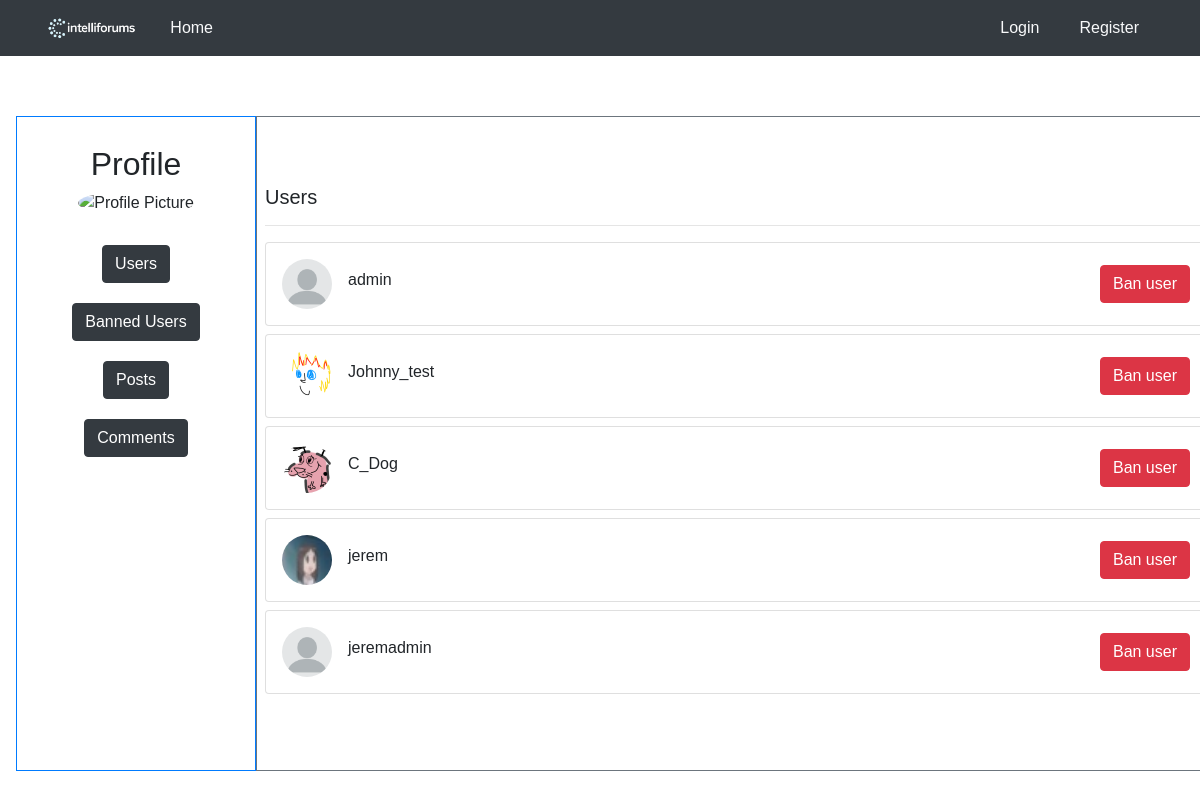
The page /adminpanel/ on the database as committed earlier.
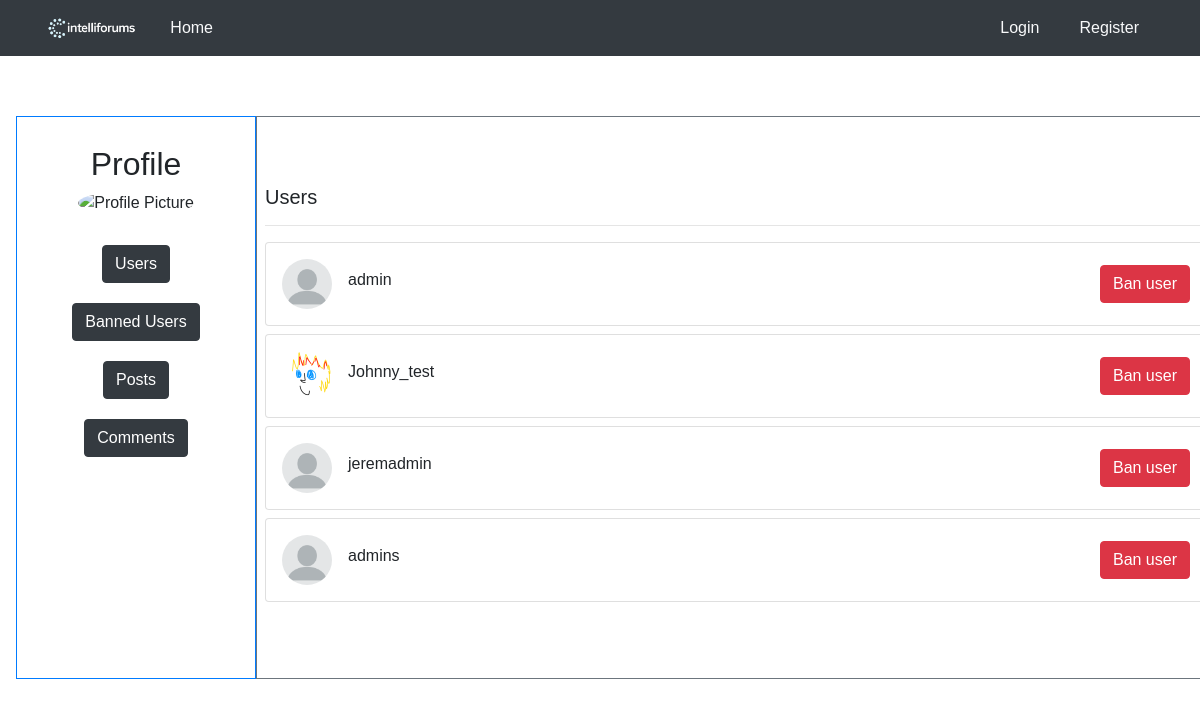
The same page on the database as committed later.
### blog/models.py (models this page shows, shortened)
class User(AbstractBaseUser, PermissionsMixin):
    username = models.CharField(max_length=100, unique=True)
    picture = models.ImageField(
        upload_to='profile/',
        default='profile/blank-profile-picture-973460_128012234212.png',
        blank=True,
    )
    is_active = models.BooleanField(default=True)
    is_staff = models.BooleanField(default=False)
    USERNAME_FIELD = 'username'
    objects = UserManager()

### blog/views.py (the view)
# urls.py: path('adminpanel/',views.render_adminpanel,name = "adminpanel"),
@csrf_protect
def render_adminpanel(request):
    users = User.objects.filter(is_active=True)
    banned_users = User.objects.filter(is_active=False)
    return render(request, 'Admin/admin.html', {
            'users' : users,
            'banned_users' : banned_users,
        })

### blog/templates/Admin/admin.html (shortened to what this page needs)
<!DOCTYPE html>
<html lang="en">
<head>
    {% load static %}
    <link rel="stylesheet" href="{% static 'blog/css/profile.css' %}">
</head>
<body>
    {% include 'header.html' %}
        <div class="container-fluid m-3">
            <div class="row d-flex">
                <div class="left-column p-2 border border-primary" style="flex: 0 0 20%; max-width: 20%;">
                    <div class="profile-container">
                        <h2>Profile</h2>
                        <img src="/media/{{ request.user.picture }}" alt="Profile Picture" class="profile-pic" style="height: 100px;">
                        <div>
                            <div style="display: inline;">
                                <button id="showUsers" class="btn btn-dark" style="margin: 10px;">Users</button>
                                <button id="showBannedUsers" class="btn btn-dark" style="margin: 10px;">Banned Users</button>
                                <button id="showPosts" class="btn btn-dark" style="margin: 10px;">Posts</button>
                                <button id="showComments" class="btn btn-dark" style="margin: 10px;">Comments</button>
                            </div>
                        </div>
                    </div>
                </div>
                <div class="col p-2 border border-secondary">
                    <div id="UsersDashboard" style="display: block;">
                        {% include 'Admin/admin_dashboard.html' %}
                    </div>
                </div>
            </div>
        </div>
</body>
</html>

### blog/templates/Admin/admin_dashboard.html (shortened to what this page needs)
<div class="row">
    <div class="col-lg">
        <h5>Users</h5>
        <hr>
        {% for user in users %}
        <div class="card mb-2">
            <div class="card-body p-2 p-sm-3">
                <div class="media forum-item">
                    <a href="#" data-toggle="collapse" data-target=".forum-content"><img src="/media/{{ user.picture }}" class="mr-3 rounded-circle" width="50" alt="User" /></a>
                    <div class="media-body align-self-center">
                        <h6><a href="#" data-toggle="collapse" data-target=".forum-content" class="text-body">{{ user.username }}</a></h6>
                    </div>
                    <div class="text-muted small text-center align-self-center">
                        <form method="POST" action="{% url 'ban_user' user.id %}">
                            <button type="submit" class="btn btn-danger">Ban user</button>
                        </form>
                    </div>
                </div>
            </div>
        </div>
        {% endfor %}
    </div>
</div>

Rows that differ between the two databases and show on the page:
no longer on this page (row edited): User: picture (picture), username "C_Dog"
no longer on this page (row edited): User: picture (picture), username "jerem"
added User: picture (placeholder picture), username "admins"
